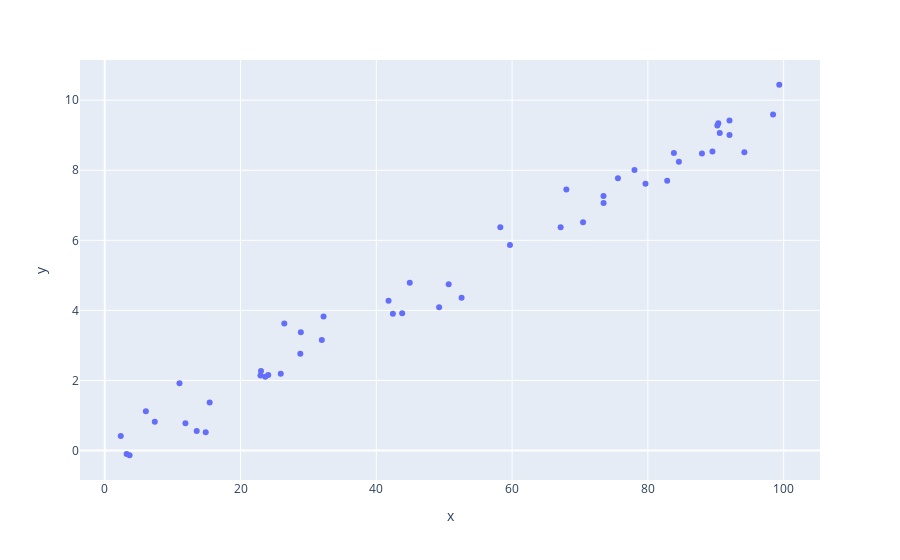

Notebook source saved alongside this figure:
### Code cell
import plotly.express as px
px.scatter(x=x, y=y, height=600)

### Figure 1 — Plotly figure (JSON) as saved in the notebook; plotly's stock layout.template omitted (floating-point values rounded to 4 significant figures)
{"data": [{"hoverlabel": {"namelength": 0}, "hovertemplate": "x=%{x}<br>y=%{y}", "legendgroup": "", "marker": {"color": "#636efa", "symbol": "circle"}, "mode": "markers", "name": "", "showlegend": false, "type": "scatter", "x": [94.21, 43.81, 92.02, 14.88, 24.09, 26.45, 13.55, 23.02, 92.02, 75.59, 6.064, 90.37, 2.363, 3.231, 32.23, 78.02, 67.99, 41.8, 58.27, 42.44, 3.659, 98.43, 28.88, 89.5, 73.47, 70.45, 31.98, 90.23, 90.58, 84.56, 99.34, 67.15, 11.89, 79.64, 49.26, 73.46, 83.83, 15.46, 44.93, 7.377, 82.84, 87.96, 11.01, 52.56, 23.64, 22.94, 25.93, 59.68, 50.66, 28.81], "xaxis": "x", "y": [8.516, 3.917, 9.006, 0.5228, 2.159, 3.627, 0.5546, 2.269, 9.421, 7.774, 1.124, 9.339, 0.415, -0.09925, 3.825, 8.005, 7.448, 4.275, 6.37, 3.905, -0.1343, 9.588, 3.378, 8.534, 7.069, 6.516, 3.155, 9.28, 9.067, 8.241, 10.44, 6.372, 0.7814, 7.612, 4.089, 7.265, 8.496, 1.37, 4.792, 0.8241, 7.698, 8.478, 1.924, 4.363, 2.104, 2.145, 2.194, 5.87, 4.744, 2.761], "yaxis": "y"}], "layout": {"autosize": true, "legend": {"tracegroupgap": 0}, "margin": {"t": 60}, "xaxis": {"anchor": "y", "autorange": true, "domain": [0, 1], "range": [-3.343, 105.0], "title": {"text": "x"}, "type": "linear"}, "yaxis": {"anchor": "x", "autorange": true, "domain": [0, 1], "range": [-0.8302, 11.14], "title": {"text": "y"}, "type": "linear"}}}
